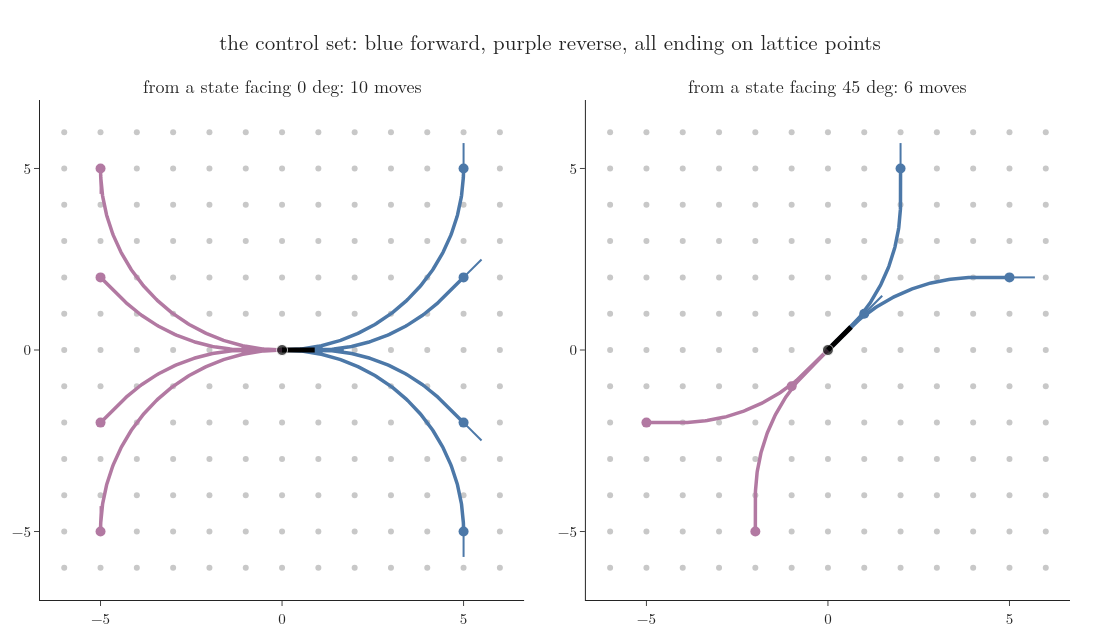

Write Python code to recreate this figure.
"""The control set of the lattice: every move from a state facing 0 deg (left) and from a state facing 45 deg (right),
worked out once before planning. Forward moves blue, reverse moves purple; each ends exactly on a lattice point
(grey dots, 1 m apart) with a heading that is a multiple of 45 deg. From 0 deg: 1 m straight, 45 deg turns ending at
(5, +-2), 90 deg turns ending at (5, +-5), each also in reverse: 10 moves. From 45 deg: 1.414 m straight and 45 deg
turns ending at (2, 5) and (5, 2), each also in reverse: 6 moves. Run -> control_set.png"""
import math
from pathlib import Path

import numpy as np
import plotly.graph_objects as go
from gifkit import BLUE, GREY, PURPLE
from latticekit import CONTROL, move_poses
from lotdraw import FONT
from plotly.subplots import make_subplots

here = Path(__file__).parent
assert len(CONTROL[0]) == 10 and len(CONTROL[1]) == 6
assert {m["end"] for m in CONTROL[0] if m["d"] > 0} == {(1, 0), (5, 2), (5, -2), (5, 5), (5, -5)}
assert {m["end"] for m in CONTROL[1] if m["d"] > 0} == {(1, 1), (2, 5), (5, 2)}
fig = make_subplots(rows=1, cols=2, horizontal_spacing=0.06,
                    subplot_titles=["from a state facing 0 deg: 10 moves", "from a state facing 45 deg: 6 moves"])
gx, gy = np.meshgrid(np.arange(-6, 7), np.arange(-6, 7))
for col, h in ((1, 0), (2, 1)):
    fig.add_trace(go.Scatter(x=gx.ravel(), y=gy.ravel(), mode="markers", marker=dict(color="#C8C8C8", size=6),
                             hoverinfo="skip"), row=1, col=col)
    for m in CONTROL[h]:
        p = move_poses(0, 0, h, m)
        c = BLUE if m["d"] > 0 else PURPLE
        fig.add_trace(go.Scatter(x=p[:, 0], y=p[:, 1], mode="lines", line=dict(color=c, width=3.5), hoverinfo="skip"),
                      row=1, col=col)
        x, y, th = p[-1]
        fig.add_trace(go.Scatter(x=[x, x + 0.7 * math.cos(th)], y=[y, y + 0.7 * math.sin(th)], mode="lines",
                                 line=dict(color=c, width=2), hoverinfo="skip"), row=1, col=col)
        fig.add_trace(go.Scatter(x=[x], y=[y], mode="markers", marker=dict(color=c, size=10), hoverinfo="skip"),
                      row=1, col=col)
    th0 = h * math.pi / 4
    fig.add_trace(go.Scatter(x=[0, 0.9 * math.cos(th0)], y=[0, 0.9 * math.sin(th0)], mode="lines+markers",
                             line=dict(color="black", width=5), marker=dict(size=[11, 0], color="black"),
                             hoverinfo="skip"), row=1, col=col)
    fig.update_xaxes(range=[-6.6, 6.6], showgrid=False, zeroline=False, tickvals=[-5, 0, 5], tickfont=dict(size=15),
                     row=1, col=col)
    fig.update_yaxes(range=[-6.6, 6.6], showgrid=False, zeroline=False, tickvals=[-5, 0, 5], tickfont=dict(size=15),
                     scaleanchor="x" if col == 1 else "x2", row=1, col=col)
fig.update_layout(template="simple_white", width=1100, height=640, showlegend=False, font=FONT,
                  title=dict(text="the control set: blue forward, purple reverse, all ending on lattice points",
                             x=0.5, xanchor="center", font_size=21), margin=dict(l=30, r=30, t=100, b=30))
for a in fig.layout.annotations:
    a.font = dict(size=18, family=FONT["family"])
fig.write_image(here / "control_set.png")
